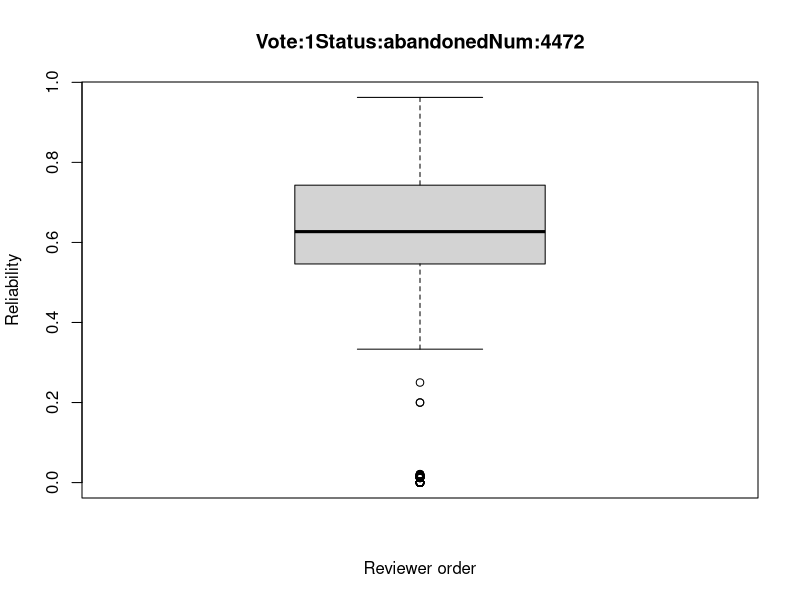

R code for this plot: (Note: this script raises an error after producing the figure.)
########################
## SANER2015 RQ2
## @author:Yuki Ueda
## @createdOn:2015/10/15
########################
#pdf("RQ2_1.pdf")


### Set data
num <- data.frame() # Init

# Input csv
num <- read.csv("CSVdata_o/numOfPatchsets_1.csv"
                 ,sep=",", header=TRUE)

### number of patchset's voting(+1, -1) is 1
# index_l_m: vote is "like" and status is "merge"
# index_d_a: vote is "dislike" and status is abandoned
index_l_m <- data.frame()
index_d_m <- data.frame()
index_l_a <- data.frame()
index_d_a <- data.frame()

for(i in 1:nrow(num)){
  if(num$Status[i] == "merged"){      # status is merge
    if(num$VotingScore[i] == 1){      # vote is like
      index_l_m <- rbind(index_l_m, num[i,])
    }else{                            # vote is dislike
      index_d_m <- rbind(index_d_m, num[i,])
    }
  }else{                              # status is abandoned
    if(num$VotingScore[i] == 1){      # vote is like
      index_l_a <- rbind(index_l_a, num[i,])
    }else{
      index_d_a <- rbind(index_d_a, num[i,])
    }
  }
}

index_merge <- list(index_l_m, index_d_m)
index_abondone <- list(index_l_a, index_d_a)
index <- list(index_abondone, index_merge)

for(i in index){
  for(j in i){
    value = j$CurrentPar
    name = paste("Vote:", j$VotingScore[1], "Status:", j$Status[1],"Num:",length(value),sep="")
    jpeg(paste("picture_o/RQ1",name,".jpg",sep=""))
    boxplot(value, xlab="Reviewer order", ylab="Reliability", main=name)
    summary(value)
  }
}
